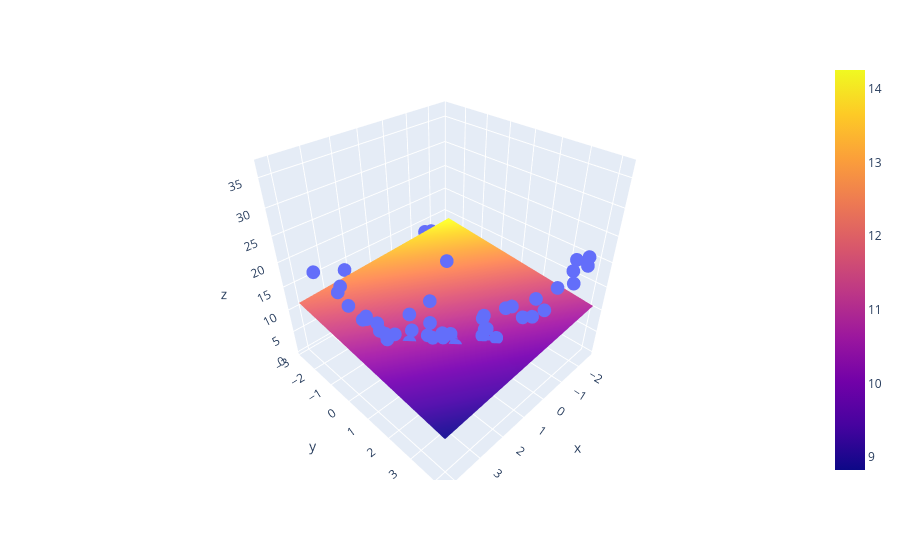

Write notebook code for a chart like this one.
### Code cell
import plotly.graph_objects as go

fig = px.scatter_3d(df,x=x.ravel(),y=y.ravel(),z=z.ravel())
fig.add_trace(go.Surface(x=x_input,y= y_input,z = z_final))
fig.show()
